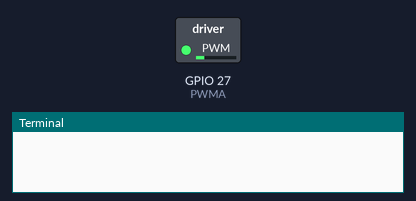
This program was run on a simulated Raspberry Pi (BCM pin numbers). On the bench: switched loads named in the program (green lamp = pin HIGH), the last lines printed to the terminal. At 10.0 s the program stops and its outputs stay as they are.

Above: at 0.1 s.
At 2.1 s:
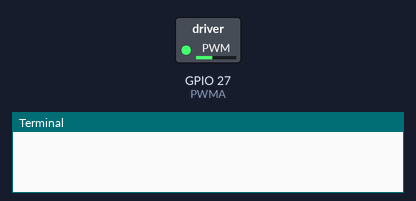
At 4.1 s:
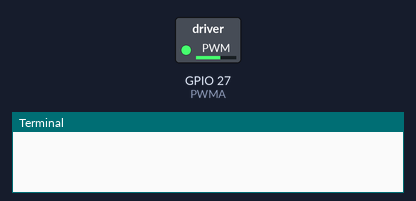
At 10.1 s:
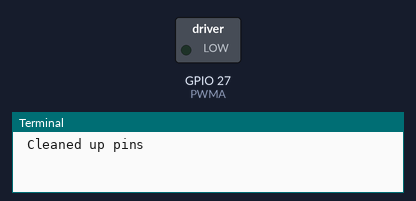
Timing chart, 0 to 11.5 s (numbered marks = the images above):
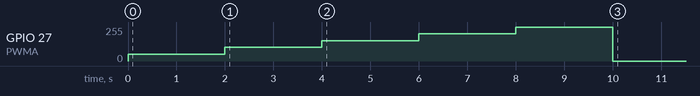

Measured:
- by itself, GPIO 27 (PWMA): rises from 0/255 to 255/255 in 8.0 s, then falls to 0/255 in 2.0 s

The program:

pwmtest.py
```python
import RPi.GPIO as GPIO
import time

PWMA = 27

GPIO.setwarnings(False)
GPIO.setmode(GPIO.BCM)
GPIO.setup(PWMA, GPIO.OUT)

rightmotor = GPIO.PWM(PWMA, 50)  # channel=12 frequency=50Hz
rightmotor.start(0)

rightmotor.ChangeDutyCycle(20)
time.sleep(2)

rightmotor.ChangeDutyCycle(40)
time.sleep(2)

rightmotor.ChangeDutyCycle(60)
time.sleep(2)

rightmotor.ChangeDutyCycle(80)
time.sleep(2)

rightmotor.ChangeDutyCycle(100)
time.sleep(2)

rightmotor.ChangeDutyCycle(0)

GPIO.cleanup()
time.sleep(0.01)
print " Cleaned up pins"
```
